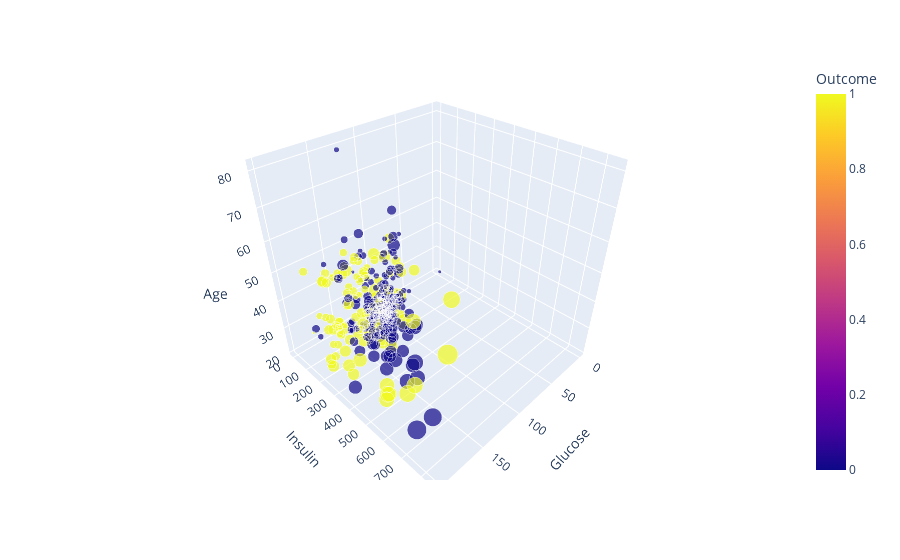

The cell this chart's notebook holds for it:
### Code cell
px.scatter_3d(df, x="Glucose", y="Insulin",z='Age', color="Outcome",size='Insulin')

### Figure 1 — Plotly figure (JSON) as saved in the notebook; plotly's stock layout.template omitted (floating-point values rounded to 4 significant figures; data arrays with more than 128 entries replaced by an {"elided": "..."} marker saying what was removed)
{"data": [{"hovertemplate": "Glucose=%{x}<br>Insulin=%{marker.size}<br>Age=%{z}<br>Outcome=%{marker.color}<extra></extra>", "legendgroup": "", "marker": {"color": {"elided": "768 int values"}, "coloraxis": "coloraxis", "size": {"elided": "768 int values"}, "sizemode": "area", "sizeref": 2.115, "symbol": "circle"}, "mode": "markers", "name": "", "scene": "scene", "showlegend": false, "type": "scatter3d", "x": {"elided": "768 int values"}, "y": {"elided": "768 int values"}, "z": {"elided": "768 int values"}}], "layout": {"coloraxis": {"colorbar": {"title": {"text": "Outcome"}}, "colorscale": [[0, "#0d0887"], [0.1111, "#46039f"], [0.2222, "#7201a8"], [0.3333, "#9c179e"], [0.4444, "#bd3786"], [0.5556, "#d8576b"], [0.6667, "#ed7953"], [0.7778, "#fb9f3a"], [0.8889, "#fdca26"], [1, "#f0f921"]]}, "legend": {"itemsizing": "constant", "tracegroupgap": 0}, "margin": {"t": 60}, "scene": {"domain": {"x": [0, 1], "y": [0, 1]}, "xaxis": {"title": {"text": "Glucose"}}, "yaxis": {"title": {"text": "Insulin"}}, "zaxis": {"title": {"text": "Age"}}}}}
